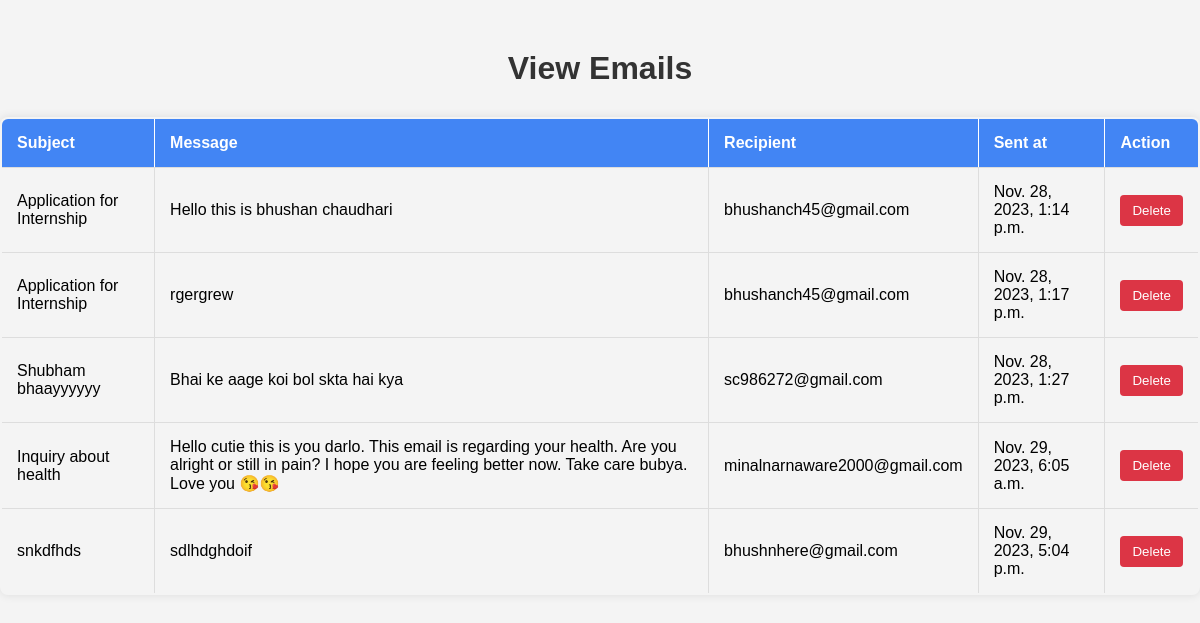
The page /emailapp/view_emails/ on the database its author committed.
### emailapp/models.py (models this page shows)
class Email(models.Model):
    subject = models.CharField(max_length=255)
    message = models.TextField()
    recipient = models.EmailField()
    sent_at = models.DateTimeField(auto_now_add=True)

### emailapp/views.py (the view)
# urls.py: path('view_emails/', view_emails, name='view_emails'),
def view_emails(request):
    emails = Email.objects.all()
    return render(request, 'emailapp/view_emails.html', {'emails': emails})

### emailapp/templates/emailapp/view_emails.html (shortened to what this page needs)
<!DOCTYPE html>
<html lang="en">
<head>
</head>
<body>
    <h1>View Emails</h1>
    <table>
        <thead>
            <tr>
                <th>Subject</th>
                <th>Message</th>
                <th>Recipient</th>
                <th>Sent at</th>
                <th>Action</th>
            </tr>
        </thead>
        <tbody>
            {% for email in emails %}
                <tr data-email-id="{{ email.id }}">
                    <td>{{ email.subject }}</td>
                    <td>{{ email.message }}</td>
                    <td>{{ email.recipient }}</td>
                    <td>{{ email.sent_at }}</td>
                    <td>
                        <button class="delete-button" onclick="deleteEmail('{{ email.id }}')">Delete</button>
                    </td>
                </tr>
            {% endfor %}
        </tbody>
    </table>
</body>
</html>

### emailapp/templates/emailapp/view_emails.html (style rules this page uses)
body { font-family: 'Arial', sans-serif; margin: 0; padding: 0; background-color: #f4f4f4; }
h1 { text-align: center; color: #333; margin-top: 50px; }
table { width: 100%; border-collapse: collapse; margin: 30px auto; box-shadow: 0 0 10px rgba(0, 0, 0, 0.1); border-radius: 8px; overflow: hidden; border: 2px solid #4285f4; }
th, td { padding: 15px; text-align: left; border-bottom: 1px solid #ddd; border-right: 1px solid #ddd; }
th { background-color: #4285f4; color: #fff; border-right: 1px solid #fff; }
.delete-button { background-color: #dc3545; color: #fff; border: none; padding: 8px 12px; border-radius: 4px; cursor: pointer; }

### rows shown on the page
Email: subject "Application for Internship", message "Hello this is bhushan chaudhari", recipient "bhushanch45@gmail.com", sent_at "Nov. 28, 2023, 1:14 p.m."
Email: subject "Application for Internship", message "rgergrew", recipient "bhushanch45@gmail.com", sent_at "Nov. 28, 2023, 1:17 p.m."
Email: subject "Shubham bhaayyyyyy", message "Bhai ke aage koi bol skta hai kya", recipient "sc986272@gmail.com", sent_at "Nov. 28, 2023, 1:27 p.m."
Email: subject "Inquiry about health", message "Hello cutie this is you darlo. This email is regarding your health. Are you alright or still in pain? I hope you are feeling better now. Take care bubya. Love you 😘😘", recipient "minalnarnaware2000@gmail.com", sent_at "Nov. 29, 2023, 6:05 a.m."
Email: subject "snkdfhds", message "sdlhdghdoif", recipient "bhushnhere@gmail.com", sent_at "Nov. 29, 2023, 5:04 p.m."
